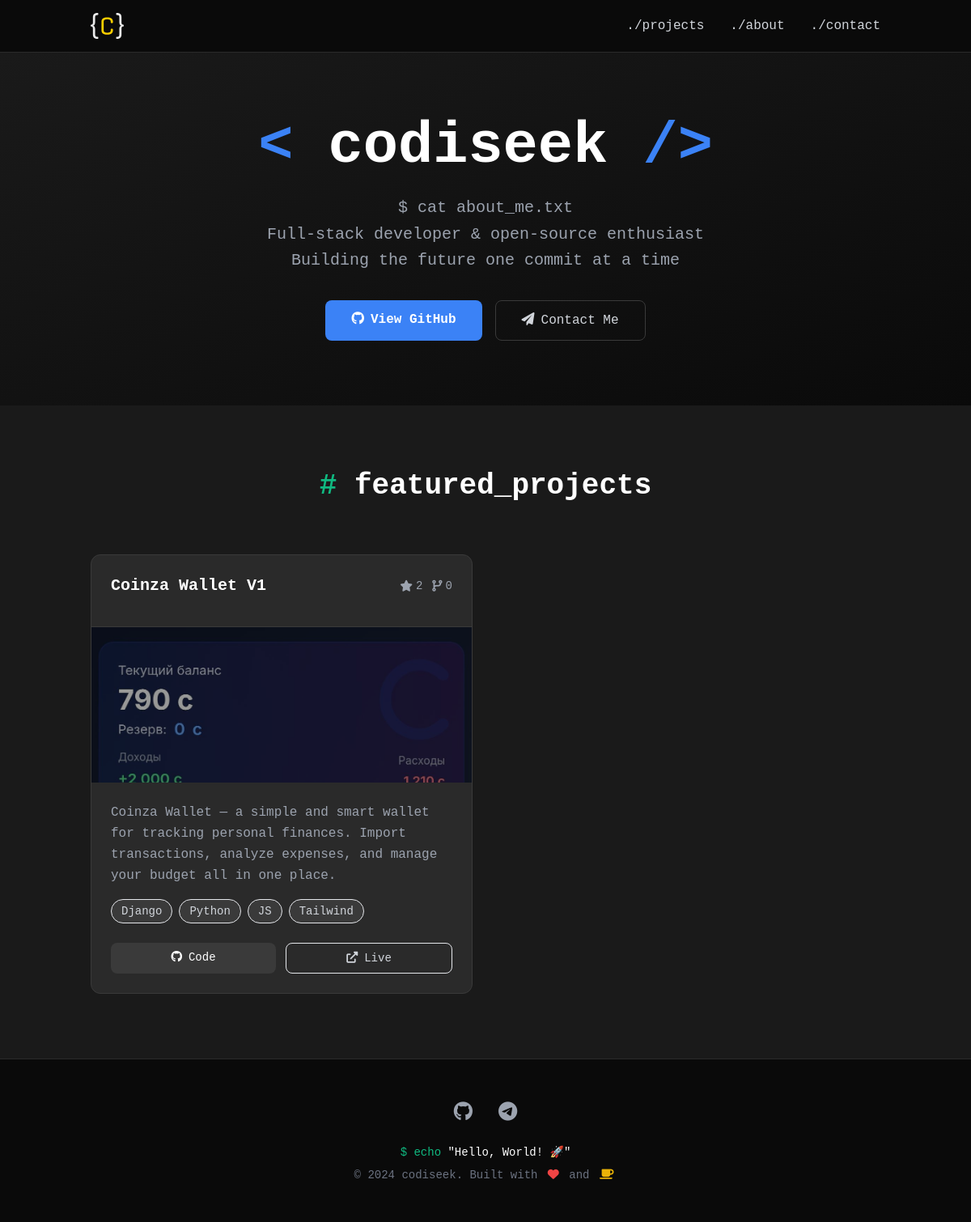
The page / on the database its author committed.
### main/models.py (models this page shows, shortened)
class Project(models.Model):
    title = models.CharField(max_length=200, verbose_name='Название проекта')
    description = models.TextField(verbose_name='Описание')
    technologies = models.CharField(max_length=300, verbose_name='Технологии (через запятую)')
    main_image = models.ImageField(upload_to='projects/main/', verbose_name='Главное изображение', blank=True, null=True)
    github_url = models.URLField(verbose_name='GitHub ссылка', blank=True)
    github_api_url = models.CharField(max_length=500, blank=True, verbose_name='GitHub API URL')
    live_url = models.URLField(verbose_name='Live демо', blank=True)
    download_url = models.URLField(verbose_name='Ссылка для скачивания', blank=True)
    stars = models.IntegerField(default=0, verbose_name='Звезды')
    forks = models.IntegerField(default=0, verbose_name='Форки')
    is_published = models.BooleanField(default=True, verbose_name='Опубликовано')
    created_date = models.DateTimeField(default=timezone.now, verbose_name='Дата создания')
    updated_date = models.DateTimeField(auto_now=True, verbose_name='Дата обновления')
    last_github_sync = models.DateTimeField(null=True, blank=True, verbose_name='Последняя синхронизация с GitHub')
    class Meta:
        verbose_name = 'Проект'
        verbose_name_plural = 'Проекты'
        ordering = ['-created_date']
    def get_technologies_list(self):
        return [tech.strip() for tech in self.technologies.split(',')]
    def extract_github_info(self):
        if not self.github_url:
            return None, None
        parts = self.github_url.rstrip('/').split('/')
        if len(parts) >= 2:
            owner = parts[-2]
            repo = parts[-1]
            return owner, repo
        return None, None
    def get_github_api_url(self):
        owner, repo = self.extract_github_info()
        if owner and repo:
            return f"https://api.github.com/repos/{owner}/{repo}"
        return None
    def update_github_stats(self, force=False):
        if not force and self.last_github_sync:
            time_since_sync = timezone.now() - self.last_github_sync
            if time_since_sync < timedelta(hours=1):
                return False
        api_url = self.get_github_api_url()
        if not api_url:
            return False
        try:
            headers = {
                'Accept': 'application/vnd.github.v3+json',
                'User-Agent': 'Django-Portfolio-App'
            }
            response = requests.get(api_url, headers=headers, timeout=10)
            if response.status_code == 200:
                data = response.json()
                self.stars = data.get('stargazers_count', 0)
                self.forks = data.get('forks_count', 0)
                self.github_api_url = api_url
                self.last_github_sync = timezone.now()
                self.save()
                return True
            else:
                print(f"GitHub API error: {response.status_code} for {api_url}")
                return False
        except requests.RequestException as e:
            print(f"Error fetching GitHub stats: {e}")
            return False

### main/views.py (the view)
# urls.py: path('', index, name='index'),
def index(request):
    projects = Project.objects.filter(is_published=True).prefetch_related('screenshots')
    for project in projects:
        if project.github_url:
            project.update_github_stats()
    projects_data = []
    for project in projects:
        if project.main_image:
            main_image_url = project.main_image.url
        else:
            main_image_url = None
        screenshots_data = []
        for screenshot in project.screenshots.all():
            screenshots_data.append({
                'id': screenshot.id,
                'image_url': screenshot.image.url,
                'title': screenshot.title,
                'order': screenshot.order,
            })
        projects_data.append({
            'id': project.id,
            'title': project.title,
            'description': project.description,
            'technologies': project.get_technologies_list(),
            'main_image_url': main_image_url,
            'screenshots': screenshots_data,
            'github_url': project.github_url,
            'live_url': project.live_url,
            'download_url': project.download_url,
            'stars': project.stars,
            'forks': project.forks,
        })
    context = {
        'projects': projects_data
    }
    return render(request, 'main/index.html', context)

### main/templates/main/index.html (shortened to what this page needs)
{% extends 'base.html' %}
{% block content %}
<header class="border-b border-dark-700">
    <div class="container mx-auto px-6 py-4">
        <div class="flex items-center justify-between">
            <div class="flex items-center space-x-2">
                <img src="/static/logo.svg" alt="codiseek" class="h-8 w-auto">
            </div>
            <nav class="hidden md:flex space-x-8">
                <a href="#projects" class="hover:text-accent-blue transition-colors">./projects</a>
                <a href="#about" class="hover:text-accent-blue transition-colors">./about</a>
                <a href="#contact" class="hover:text-accent-blue transition-colors">./contact</a>
            </nav>
        </div>
    </div>
</header>
<section class="relative overflow-hidden py-20">
    <div class="absolute inset-0 bg-gradient-to-br from-dark-800 to-dark-900"></div>
    <div class="container mx-auto px-6 relative z-10">
        <div class="max-w-4xl mx-auto text-center">
           <h1 class="text-4xl sm:text-5xl md:text-7xl font-bold text-white mb-6 whitespace-nowrap">
    <span class="text-accent-blue">&lt;</span>
    codiseek
    <span class="text-accent-blue">/&gt;</span>
</h1>
            <p class="text-xl text-gray-400 mb-8 leading-relaxed">
                $ cat about_me.txt<br>
                Full-stack developer & open-source enthusiast<br>
                Building the future one commit at a time
            </p>
            <div class="flex flex-col sm:flex-row gap-4 justify-center">
                <a href="https://github.com/codiseek" class="px-8 py-3 bg-accent-blue text-white rounded-lg hover:bg-blue-600 transition-colors font-semibold text-center">
                    <i class="fab fa-github mr-2"></i>View GitHub
                </a>
                <a href="https://t.me/codiseek" class="px-8 py-3 border border-dark-600 text-gray-300 rounded-lg hover:border-accent-green transition-colors text-center">
                    <i class="fas fa-paper-plane mr-2"></i>Contact Me
                </a>
            </div>
        </div>
    </div>
</section>
<section id="projects" class="py-20 bg-dark-800">
    <div class="container mx-auto px-6">
        <div class="text-center mb-16">
            <h2 class="text-3xl md:text-4xl font-bold text-white mb-4">
                <span class="text-accent-green">#</span> featured_projects
            </h2>
        </div>
        <div class="grid grid-cols-1 md:grid-cols-2 xl:grid-cols-3 gap-8">
    {% for project in projects %}
    <div class="group bg-dark-700 rounded-xl border border-dark-600 hover:border-accent-blue transition-all duration-300 hover:transform hover:-translate-y-2"
     data-project-id="{{ project.id }}">
        <div class="p-6 border-b border-dark-600">
            <div class="flex items-center justify-between mb-3">
                <h3 class="text-xl font-bold text-white group-hover:text-accent-blue transition-colors">
                    {{ project.title }}
                </h3>
                <div class="flex space-x-3 text-sm">
                    <span class="flex items-center space-x-1 text-gray-400">
                        <i class="fas fa-star"></i>
                        <span>{{ project.stars }}</span>
                    </span>
                    <span class="flex items-center space-x-1 text-gray-400">
                        <i class="fas fa-code-branch"></i>
                        <span>{{ project.forks }}</span>
                    </span>
                </div>
            </div>
        </div>
<div class="h-48 bg-dark-600 relative overflow-hidden group project-image">
    {% if project.main_image_url %}
    <img src="{{ project.main_image_url }}" alt="{{ project.title }}"
         class="w-full h-full object-cover group-hover:scale-105 transition-transform duration-300 cursor-pointer project-image-clickable"
         data-project-id="{{ project.id }}">
    {% else %}
    <div class="w-full h-full flex items-center justify-center bg-gradient-to-br from-dark-600 to-dark-700 cursor-pointer project-image-clickable project-image-placeholder"
         data-project-id="{{ project.id }}">
        <i class="fas fa-project-diagram text-4xl text-gray-500"></i>
    </div>
    {% endif %}
</div>
        <div class="p-6">
            <p class="text-gray-400 mb-4 leading-relaxed">
                {{ project.description }}
            </p>
            <div class="flex flex-wrap gap-2 mb-6">
                {% for tech in project.technologies %}
                <span class="px-3 py-1 bg-dark-600 text-gray-300 rounded-full text-sm border border-dark-500">
                    {{ tech }}
                </span>
                {% endfor %}
            </div>
            <div class="flex space-x-3">
                <a href="{{ project.github_url }}"
                   class="flex-1 bg-dark-600 hover:bg-accent-blue text-white py-2 px-4 rounded-lg text-center transition-colors text-sm font-medium">
                    <i class="fab fa-github mr-2"></i>Code
                </a>
                {% if project.live_url and project.live_url != "#" %}
                <a href="{{ project.live_url }}"
                   class="flex-1 border border-dark-500 hover:border-accent-green text-gray-300 py-2 px-4 rounded-lg text-center transition-colors text-sm font-medium">
                    <i class="fas fa-external-link-alt mr-2"></i>Live
                </a>
                {% endif %}
            </div>
        </div>
    </div>
    {% endfor %}
</div>
    </div>
</section>
<footer class="bg-dark-900 border-t border-dark-700 py-12">
    <div class="container mx-auto px-6">
        <div class="text-center">
            <div class="flex justify-center space-x-8 mb-6">
                <a href="https://github.com/codiseek" class="text-gray-400 hover:text-accent-blue transition-colors">
                    <i class="fab fa-github text-2xl"></i>
                </a>
                <a href="https://t.me/codiseek" class="text-gray-400 hover:text-accent-blue transition-colors">
                    <i class="fab fa-telegram text-2xl"></i>
                </a>
            </div>
            <p class="text-gray-500 text-sm">
                <span class="text-accent-green">$ echo</span>
                <span class="text-white">"Hello, World! 🚀"</span>
            </p>
            <p class="text-gray-500 text-sm mt-2">
                &copy; 2024 codiseek. Built with
                <i class="fas fa-heart text-red-500 mx-1"></i>
                and
                <i class="fas fa-coffee text-yellow-500 mx-1"></i>
            </p>
        </div>
    </div>
</footer>
{% endblock %}

### main/templates/base.html (shortened to what this page needs)
<!DOCTYPE html>
<html lang="ru">
<head>
    <script src="https://cdn.tailwindcss.com"></script>
    <link href="https://cdnjs.cloudflare.com/ajax/libs/font-awesome/6.0.0/css/all.min.css" rel="stylesheet">
</head>
<body class="bg-dark-900 text-gray-300 font-mono">
    {% block content %}
    {% endblock %}
</body>
</html>

### rows shown on the page
Project: title "Coinza Wallet V1", description "Coinza Wallet — a simple and smart wallet for tracking personal finances. Import transactions, analyze expenses, and manage your budget all in one place."

### other values the page prints
{{ project.stars }} "2"
{{ project.forks }} "0"
{{ tech }} "Django" "Python" "JS" "Tailwind"
